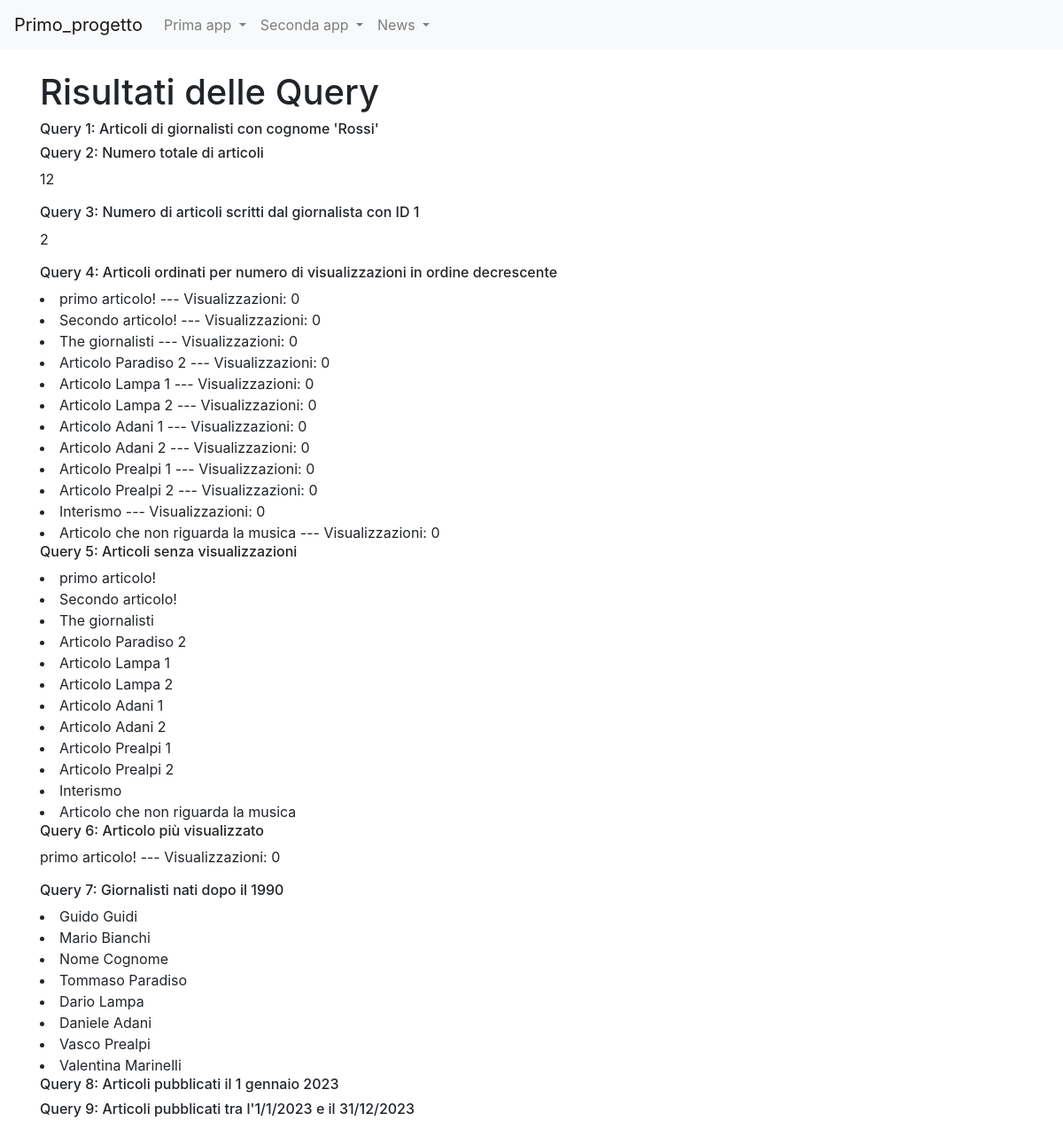
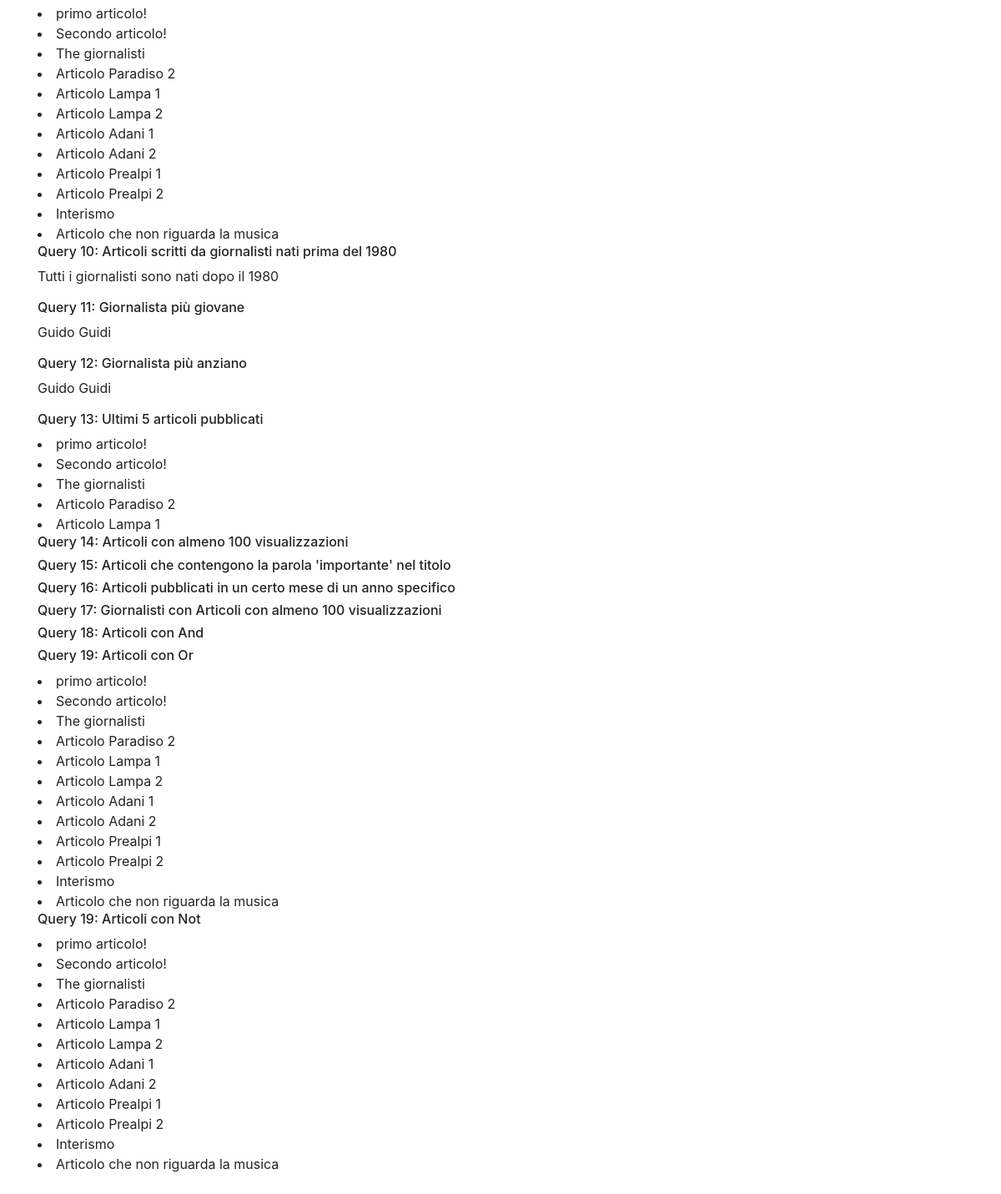
The page /news/query_base on the database as committed earlier (2 pictures, top to bottom).
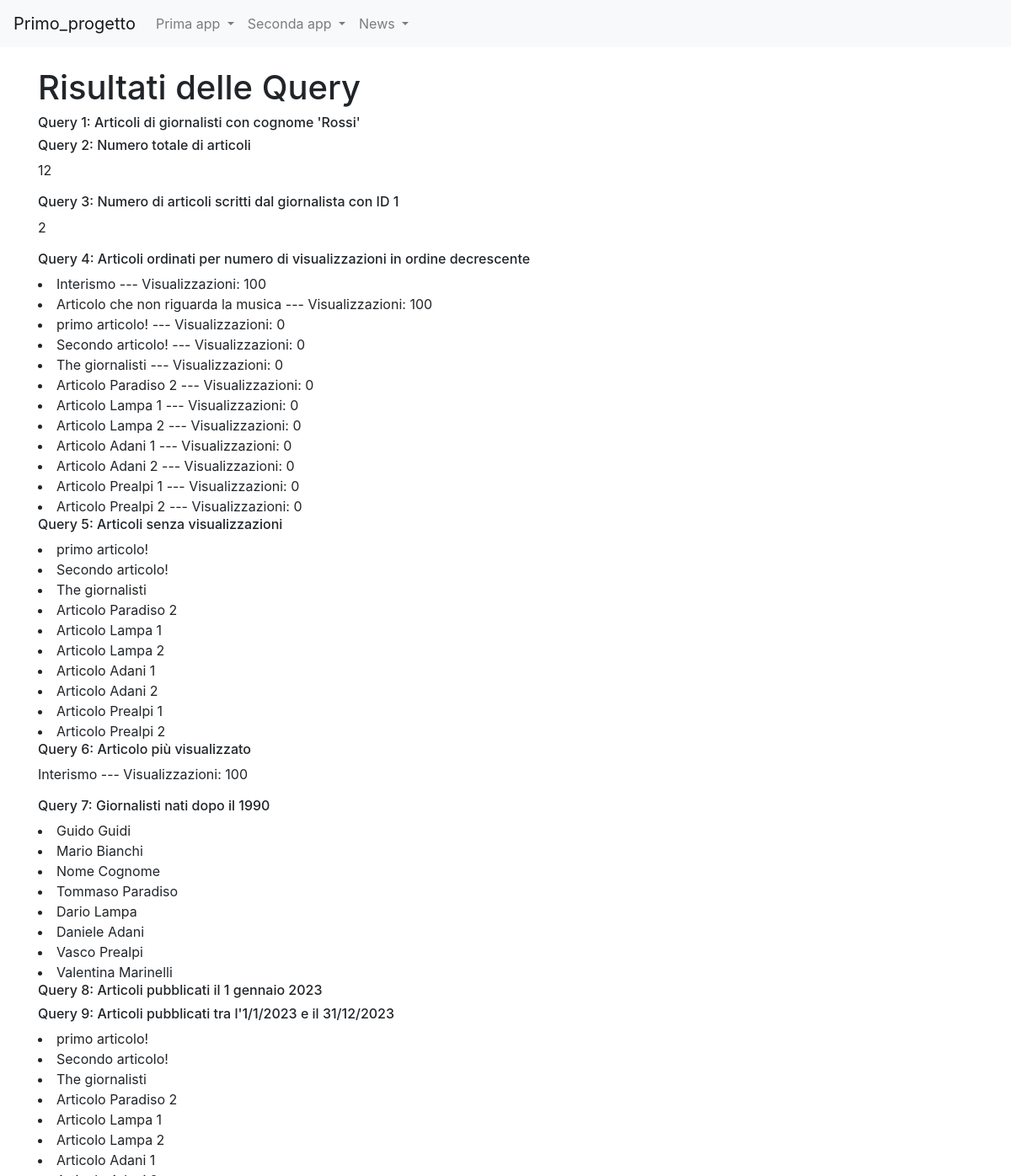
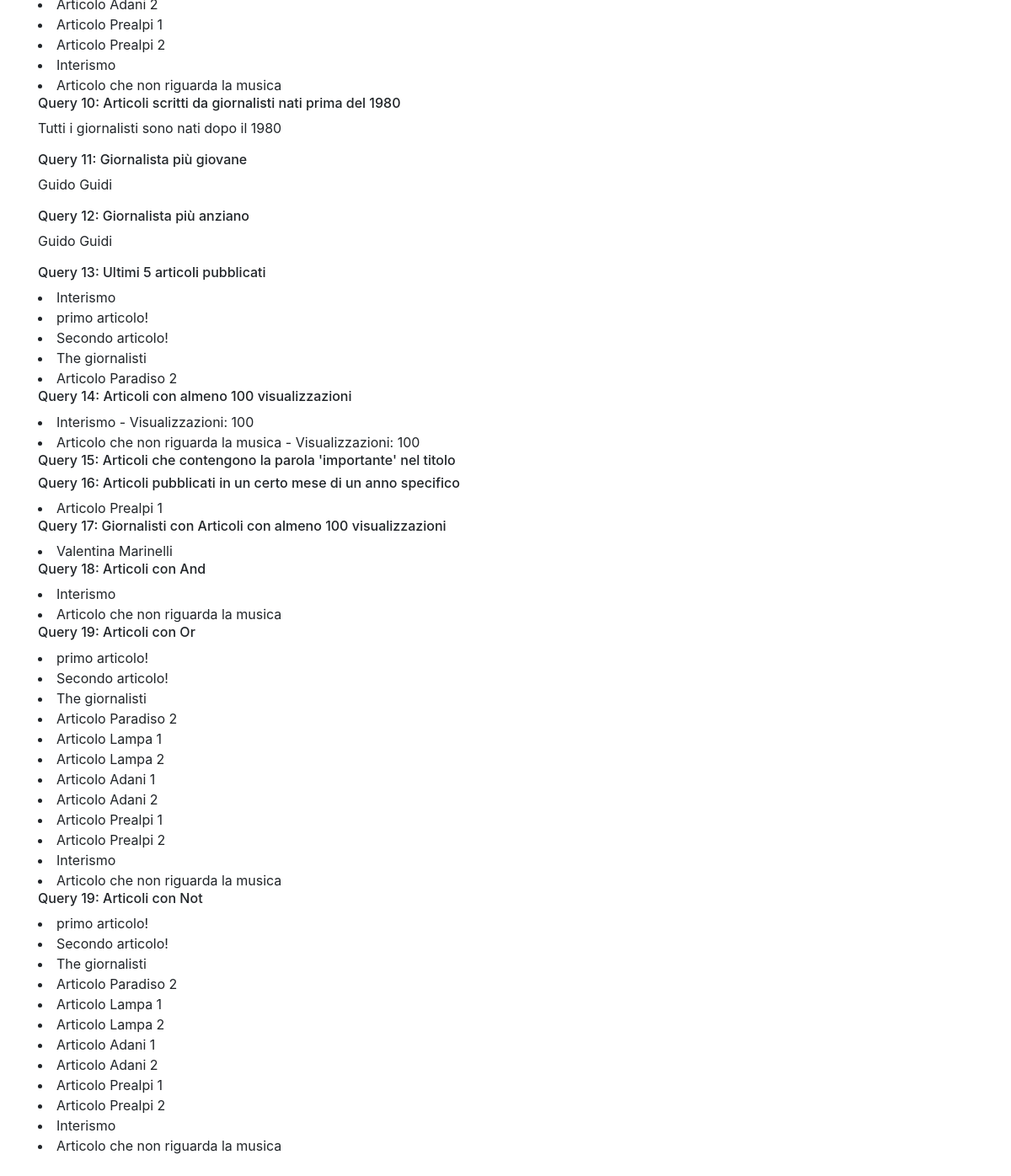
The same page on the database as committed later (2 pictures, top to bottom).
### news/models.py (models this page shows, shortened)
class Articolo(models.Model):
    titolo = models.CharField(max_length=100)
    contenuto = models.TextField()
    giornalista = models.ForeignKey(Giornalista, on_delete=models.CASCADE, related_name="articoli")
    data=models.DateField(auto_now=False,blank=True)
    visualizzazioni=models.IntegerField(default=0,blank=True)
    class Meta:
        verbose_name =  "Articolo"
        verbose_name_plural = "Articoli"

class Giornalista(models.Model):
    nome = models.CharField(max_length=20)
    cognome = models.CharField(max_length=20)
    anno_di_nascita = models.DateTimeField(blank=True)
    class Meta:
        verbose_name = "Giornalista"
        verbose_name_plural = "Giornalisti"

### news/views.py (the view)
# urls.py: path("query_base",queryBase, name="query_base"),
def queryBase(request):
    articoli_cognome = Articolo.objects.filter(giornalista__cognome='Rossi')
    numero_totale_articoli = Articolo.objects.count()
    giornalista_1 = Giornalista.objects.get(id=9)
    numero_articoli_giornalista_1 = Articolo.objects.filter(giornalista=giornalista_1).count()
    articoli_ordinati = Articolo.objects.order_by('-visualizzazioni')
    articoli_senza_visualizzazioni = Articolo.objects.filter(visualizzazioni=0)
    articolo_piu_visualizzato = Articolo.objects.order_by('-visualizzazioni').first()
    giornalisti_data = Giornalista.objects.filter(anno_di_nascita__gt=datetime.date(1990, 1, 1))
    articoli_del_giorno = Articolo.objects.filter(data=datetime.date(2023, 1, 1))
    articoli_periodo = Articolo.objects.filter(data__range=(datetime.date(2023, 1, 1), datetime.date(2023, 12, 31)))
    giornalisti_nati = Giornalista.objects.filter(anno_di_nascita__lt=datetime.date(1980, 1, 1))
    articoli_giornalisti = Articolo.objects.filter(giornalista__in=giornalisti_nati)
    giornalista_giovane = Giornalista.objects.order_by('anno_di_nascita').first()
    giornalista_anziano = Giornalista.objects.order_by('-anno_di_nascita').first()
    ultimi = Articolo.objects.order_by('-data')[:5]
    articoli_minime_visualizzazioni = Articolo.objects.filter(visualizzazioni__gte=100)
    articoli_parola = Articolo.objects.filter(titolo__icontains='importante')
    articoli_mese_anno=Articolo.objects.filter(data__month=1, data__year=2023)
    """
    giornalisti_con_articoli popolari
    spiegazione dettagliata:
    Giornalista.objects.filter(articoli_visualizzazioni_gte=108).distinct()
    Giornalista.objects: Inizia dalla classe del modello Giornalista.
    .filter(articoli_visualizzazioni_gte-100): Utilizza il metodo filter() per filtrare i giornalisti in base al campo visualizzazioni nel modello Articolo.
    La notazione articoli_visualizzazioni indica che si sta seguendo la relazione inversa dalla classe Giornalista alla classe
    Articolo attraverso il campo ForeignKey giornalista nel modello Articolo.
    .distinct(): E' un metodo assicura che i risultati siano distinti, eliminando eventuali duplicati. In questo caso,
    ciò è utile perché un giornalista potrebbe essere associato a più articoli che soddisfano
    il criterio, e vogliamo ottenere solo una volta ogni giornalista che ha scritto almeno un articolo popolare.
    """
    giornalisti_articoli_popolari = Giornalista.objects.filter(articoli__visualizzazioni__gte=100).distinct()
    data = datetime.date (1990, 1, 1)
    visualizzazioni = 100
    articoli_con_and = Articolo.objects.filter(giornalista__anno_di_nascita__gt=data, visualizzazioni__gte=visualizzazioni)
    from django.db.models import Q
    articoli_con_or=Articolo.objects.filter(Q(giornalista__anno_di_nascita__gt=data) | Q(visualizzazioni__lte=visualizzazioni))
    articoli_con_not = Articolo.objects.filter(~Q(giornalista__anno_di_nascita__lt=data))
    articoli_con_not = Articolo.objects.exclude (giornalista__anno_di_nascita__lt=data)
    context = {
        'articoli_cognome': articoli_cognome,
        'numero_totale_articoli': numero_totale_articoli,
        'numero_articoli_giornalista_1': numero_articoli_giornalista_1,
        'articoli_ordinati': articoli_ordinati,
        'articoli_senza_visualizzazioni': articoli_senza_visualizzazioni,
        'articolo_piu_visualizzato': articolo_piu_visualizzato,
        'giornalisti_data': giornalisti_data,
        'articoli_del_giorno': articoli_del_giorno,
        'articoli_periodo': articoli_periodo,
        'articoli_giornalisti': articoli_giornalisti,
        'giornalista_giovane': giornalista_giovane,
        'giornalista_anziano': giornalista_anziano,
        'ultimi': ultimi,
        'articoli_minime_visualizzazioni': articoli_minime_visualizzazioni,
        'articoli_parola': articoli_parola,
        'articoli_mese_anno':articoli_mese_anno,
        'articoli_con_and':articoli_con_and,
        'articoli_con_or':articoli_con_or,
        'articoli_con_not':articoli_con_not,
        'giornalisti_articoli_popolari':giornalisti_articoli_popolari,
    }
    return render(request, 'query_base.html', context)

### news/templates/query_base.html (shortened to what this page needs)
{% extends "base.html" %}
{%block content %}
    <h1>Risultati delle Query</h1>
    <h6>Query 1: Articoli di giornalisti con cognome 'Rossi'</h6>
    <h6>Query 2: Numero totale di articoli</h6>
    <p>{{ numero_totale_articoli }}</p>
    <h6>Query 3: Numero di articoli scritti dal giornalista con ID 1</h6>
    <p>{{ numero_articoli_giornalista_1 }}</p>
    <h6>Query 4: Articoli ordinati per numero di visualizzazioni in ordine decrescente</h6>
        {% for articolo in articoli_ordinati %}
            <li>{{ articolo.titolo }} --- Visualizzazioni: {{ articolo.visualizzazioni }}</li>
        {% endfor %}
    <h6>Query 5: Articoli senza visualizzazioni</h6>
        {% for articolo in articoli_senza_visualizzazioni %}
            <li>{{ articolo.titolo }}</li>
        {% endfor %}
    <h6>Query 6: Articolo più visualizzato</h6>
    <p>{{ articolo_piu_visualizzato.titolo }} --- Visualizzazioni: {{ articolo_piu_visualizzato.visualizzazioni }}</p>
    <h6>Query 7: Giornalisti nati dopo il 1990</h6>
        {% for giornalista in giornalisti_data %}
            <li>{{ giornalista.nome }} {{ giornalista.cognome }}</li>
        {% endfor %}
    <h6>Query 8: Articoli pubblicati il 1 gennaio 2023</h6>
    <h6>Query 9: Articoli pubblicati tra l'1/1/2023 e il 31/12/2023</h6>
        {% for articolo in articoli_periodo %}
            <li>{{ articolo.titolo }}</li>
        {% endfor %}
    <h6>Query 10: Articoli scritti da giornalisti nati prima del 1980</h6>
    {% if articoli_giornalisti %}
            {% for articolo in articoli_giornalisti %}
                <li>{{ articolo.titolo }} scritto da {{ articolo.giornalista.nome }} {{ articolo.giornalista.cognome }}</li>
            {% endfor %}
    {% else %}
        <p>Tutti i giornalisti sono nati dopo il 1980</p>
    {% endif %}
    <h6>Query 11: Giornalista più giovane</h6>
    <p>{{ giornalista_giovane.nome }} {{ giornalista_giovane.cognome }}</p>
    <h6>Query 12: Giornalista più anziano</h6>
    <p>{{ giornalista_anziano.nome }} {{ giornalista_anziano.cognome }}</p>
    <h6>Query 13: Ultimi 5 articoli pubblicati</h6>
        {% for articolo in ultimi %}
            <li>{{ articolo.titolo }}</li>
        {% endfor %}
    <h6>Query 14: Articoli con almeno 100 visualizzazioni</h6>
        {% for articolo in articoli_minime_visualizzazioni %}
            <li>{{ articolo.titolo }} - Visualizzazioni: {{ articolo.visualizzazioni }}</li>
        {% endfor %}
    <h6>Query 15: Articoli che contengono la parola 'importante' nel titolo</h6>
    <h6>Query 16: Articoli pubblicati in un certo mese di un anno specifico</h6>
    {% for articolo in articoli_mese_anno %}
            <li>{{ articolo.titolo }}</li>
    {% endfor %}
    <h6>Query 17: Giornalisti con Articoli con almeno 100 visualizzazioni</h6>
        {% for giornalista in giornalisti_articoli_popolari %}
            <li>{{ giornalista.nome }} {{ giornalista.cognome }}</li>
        {% endfor %}
    <h6>Query 18: Articoli con And</h6>
    {% for articolo in articoli_con_and %}
            <li>{{ articolo.titolo }}</li>
    {% endfor %}
    <h6>Query 19: Articoli con Or</h6>
    {% for articolo in articoli_con_or %}
            <li>{{ articolo.titolo }}</li>
    {% endfor %}
    <h6>Query 19: Articoli con Not</h6>
    {% for articolo in articoli_con_not %}
            <li>{{ articolo.titolo }}</li>
    {% endfor %}
{%endblock content%}

Rows that differ between the two databases and show on the page:
no longer on one of the page's lists (row unchanged): Articolo: titolo "Articolo Lampa 1"
changed Articolo "Interismo": visualizzazioni "0" → "100"; moves from the list under "Query 5: Articoli senza visualizzazioni" to the list under "Query 13: Ultimi 5 articoli pubblicati"; moves up the list
changed Articolo "Articolo che non riguarda la musica": visualizzazioni "0" → "100"; moves from the list under "Query 5: Articoli senza visualizzazioni" to the list under "Query 14: Articoli con almeno 100 visualizzazioni"; moves up the list
now on one of the page's lists (row edited): Articolo: titolo "Articolo Prealpi 1"
now on one of the page's lists (row unchanged): Giornalista: nome "Valentina", cognome "Marinelli"
Other text that changed with them:
{{ articolo_piu_visualizzato.titolo }}: "primo articolo!" → "Interismo"
{{ articolo_piu_visualizzato.visualizzazioni }}: "0" → "100"
